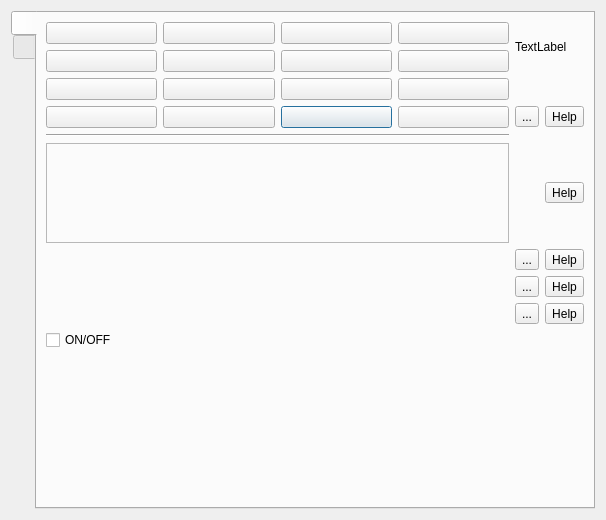
<?xml version="1.0" encoding="UTF-8"?>
<ui version="4.0">
 <class>Dialog</class>
 <widget class="QDialog" name="Dialog">
  <property name="geometry">
   <rect>
    <x>0</x>
    <y>0</y>
    <width>606</width>
    <height>520</height>
   </rect>
  </property>
  <property name="minimumSize">
   <size>
    <width>0</width>
    <height>520</height>
   </size>
  </property>
  <property name="windowTitle">
   <string>vokoShowClick</string>
  </property>
  <layout class="QVBoxLayout" name="verticalLayout_5">
   <item>
    <widget class="QTabWidget" name="tabWidget">
     <property name="tabPosition">
      <enum>QTabWidget::West</enum>
     </property>
     <property name="currentIndex">
      <number>0</number>
     </property>
     <property name="iconSize">
      <size>
       <width>64</width>
       <height>64</height>
      </size>
     </property>
     <widget class="QWidget" name="tabSidebarClick">
      <attribute name="icon">
       <iconset resource="../showclick.qrc">
        <normaloff>:/pictures/showclick/farbeimer-gruen.png</normaloff>:/pictures/showclick/farbeimer-gruen.png</iconset>
      </attribute>
      <attribute name="title">
       <string notr="true"/>
      </attribute>
      <layout class="QVBoxLayout" name="verticalLayout_3">
       <item>
        <layout class="QVBoxLayout" name="verticalLayout">
         <property name="sizeConstraint">
          <enum>QLayout::SetDefaultConstraint</enum>
         </property>
         <item>
          <layout class="QGridLayout" name="gridLayout">
           <item row="3" column="2">
            <widget class="QPushButton" name="pushButton_gray">
             <property name="text">
              <string/>
             </property>
            </widget>
           </item>
           <item row="2" column="2">
            <widget class="QPushButton" name="pushButton_yellow">
             <property name="text">
              <string/>
             </property>
            </widget>
           </item>
           <item row="3" column="6">
            <widget class="QToolButton" name="help_click_color">
             <property name="text">
              <string notr="true">Help</string>
             </property>
             <property name="icon">
              <iconset resource="../showclick.qrc">
               <normaloff>:/pictures/showclick/information.png</normaloff>:/pictures/showclick/information.png</iconset>
             </property>
            </widget>
           </item>
           <item row="0" column="0">
            <widget class="QPushButton" name="pushButton_white">
             <property name="text">
              <string/>
             </property>
            </widget>
           </item>
           <item row="3" column="5">
            <widget class="QToolButton" name="toolButtonColorDefault">
             <property name="text">
              <string>...</string>
             </property>
             <property name="icon">
              <iconset resource="../showclick.qrc">
               <normaloff>:/pictures/showclick/undo.png</normaloff>:/pictures/showclick/undo.png</iconset>
             </property>
            </widget>
           </item>
           <item row="4" column="0" colspan="4">
            <widget class="Line" name="line">
             <property name="orientation">
              <enum>Qt::Horizontal</enum>
             </property>
            </widget>
           </item>
           <item row="3" column="1">
            <widget class="QPushButton" name="pushButton_darkBlue">
             <property name="text">
              <string/>
             </property>
            </widget>
           </item>
           <item row="3" column="3">
            <widget class="QPushButton" name="pushButton_darkGray">
             <property name="text">
              <string/>
             </property>
            </widget>
           </item>
           <item row="0" column="1">
            <widget class="QPushButton" name="pushButton_black">
             <property name="autoFillBackground">
              <bool>false</bool>
             </property>
             <property name="text">
              <string/>
             </property>
            </widget>
           </item>
           <item row="0" column="3">
            <widget class="QPushButton" name="pushButton_darkCyan">
             <property name="text">
              <string/>
             </property>
            </widget>
           </item>
           <item row="2" column="3">
            <widget class="QPushButton" name="pushButton_darkYellow">
             <property name="text">
              <string/>
             </property>
            </widget>
           </item>
           <item row="1" column="0">
            <widget class="QPushButton" name="pushButton_red">
             <property name="text">
              <string/>
             </property>
            </widget>
           </item>
           <item row="1" column="2">
            <widget class="QPushButton" name="pushButton_magenta">
             <property name="text">
              <string/>
             </property>
            </widget>
           </item>
           <item row="1" column="3">
            <widget class="QPushButton" name="pushButton_darkMagenta">
             <property name="text">
              <string/>
             </property>
            </widget>
           </item>
           <item row="2" column="0">
            <widget class="QPushButton" name="pushButton_green">
             <property name="text">
              <string/>
             </property>
            </widget>
           </item>
           <item row="2" column="1">
            <widget class="QPushButton" name="pushButton_darkGreen">
             <property name="text">
              <string/>
             </property>
            </widget>
           </item>
           <item row="1" column="1">
            <widget class="QPushButton" name="pushButton_darkRed">
             <property name="text">
              <string/>
             </property>
            </widget>
           </item>
           <item row="3" column="0">
            <widget class="QPushButton" name="pushButton_blue">
             <property name="text">
              <string/>
             </property>
            </widget>
           </item>
           <item row="0" column="2">
            <widget class="QPushButton" name="pushButton_cyan">
             <property name="text">
              <string/>
             </property>
            </widget>
           </item>
           <item row="0" column="5" rowspan="2" colspan="2">
            <widget class="QLabel" name="labelOS">
             <property name="text">
              <string>TextLabel</string>
             </property>
            </widget>
           </item>
          </layout>
         </item>
         <item>
          <layout class="QGridLayout" name="gridLayout_3">
           <item row="2" column="0" alignment="Qt::AlignHCenter">
            <widget class="QLabel" name="label_7">
             <property name="maximumSize">
              <size>
               <width>34</width>
               <height>13</height>
              </size>
             </property>
             <property name="text">
              <string/>
             </property>
             <property name="pixmap">
              <pixmap resource="../showclick.qrc">:/pictures/showclick/transparenz.png</pixmap>
             </property>
             <property name="scaledContents">
              <bool>true</bool>
             </property>
            </widget>
           </item>
           <item row="2" column="1">
            <layout class="QHBoxLayout" name="horizontalLayoutOpacity"/>
           </item>
           <item row="2" column="2">
            <widget class="QToolButton" name="toolButtonSliderOpacityDefault">
             <property name="text">
              <string>...</string>
             </property>
             <property name="icon">
              <iconset resource="../showclick.qrc">
               <normaloff>:/pictures/showclick/undo.png</normaloff>:/pictures/showclick/undo.png</iconset>
             </property>
            </widget>
           </item>
           <item row="1" column="0" alignment="Qt::AlignHCenter">
            <widget class="QLabel" name="label_6">
             <property name="maximumSize">
              <size>
               <width>34</width>
               <height>13</height>
              </size>
             </property>
             <property name="text">
              <string/>
             </property>
             <property name="pixmap">
              <pixmap resource="../showclick.qrc">:/pictures/showclick/cursor.png</pixmap>
             </property>
             <property name="scaledContents">
              <bool>true</bool>
             </property>
            </widget>
           </item>
           <item row="3" column="0" alignment="Qt::AlignHCenter">
            <widget class="QLabel" name="label_4">
             <property name="minimumSize">
              <size>
               <width>25</width>
               <height>0</height>
              </size>
             </property>
             <property name="maximumSize">
              <size>
               <width>25</width>
               <height>34</height>
              </size>
             </property>
             <property name="sizeIncrement">
              <size>
               <width>0</width>
               <height>0</height>
              </size>
             </property>
             <property name="text">
              <string/>
             </property>
             <property name="pixmap">
              <pixmap resource="../showclick.qrc">:/pictures/showclick/sandglass.png</pixmap>
             </property>
             <property name="scaledContents">
              <bool>true</bool>
             </property>
             <property name="margin">
              <number>0</number>
             </property>
            </widget>
           </item>
           <item row="0" column="3" alignment="Qt::AlignVCenter">
            <widget class="QToolButton" name="help_click_preview">
             <property name="text">
              <string notr="true">Help</string>
             </property>
             <property name="icon">
              <iconset resource="../showclick.qrc">
               <normaloff>:/pictures/showclick/information.png</normaloff>:/pictures/showclick/information.png</iconset>
             </property>
            </widget>
           </item>
           <item row="1" column="2">
            <widget class="QToolButton" name="toolButtonSliderCircleDefault">
             <property name="text">
              <string>...</string>
             </property>
             <property name="icon">
              <iconset resource="../showclick.qrc">
               <normaloff>:/pictures/showclick/undo.png</normaloff>:/pictures/showclick/undo.png</iconset>
             </property>
            </widget>
           </item>
           <item row="2" column="3">
            <widget class="QToolButton" name="help_click_opacity">
             <property name="text">
              <string notr="true">Help</string>
             </property>
             <property name="icon">
              <iconset resource="../showclick.qrc">
               <normaloff>:/pictures/showclick/information.png</normaloff>:/pictures/showclick/information.png</iconset>
             </property>
            </widget>
           </item>
           <item row="1" column="3">
            <widget class="QToolButton" name="help_click_circle">
             <property name="text">
              <string notr="true">Help</string>
             </property>
             <property name="icon">
              <iconset resource="../showclick.qrc">
               <normaloff>:/pictures/showclick/information.png</normaloff>:/pictures/showclick/information.png</iconset>
             </property>
            </widget>
           </item>
           <item row="3" column="3">
            <widget class="QToolButton" name="help_click_time">
             <property name="text">
              <string notr="true">Help</string>
             </property>
             <property name="icon">
              <iconset resource="../showclick.qrc">
               <normaloff>:/pictures/showclick/information.png</normaloff>:/pictures/showclick/information.png</iconset>
             </property>
            </widget>
           </item>
           <item row="0" column="0" colspan="2">
            <widget class="QFrame" name="frame_3">
             <property name="sizePolicy">
              <sizepolicy hsizetype="Preferred" vsizetype="Fixed">
               <horstretch>0</horstretch>
               <verstretch>0</verstretch>
              </sizepolicy>
             </property>
             <property name="minimumSize">
              <size>
               <width>0</width>
               <height>100</height>
              </size>
             </property>
             <property name="frameShape">
              <enum>QFrame::StyledPanel</enum>
             </property>
             <property name="frameShadow">
              <enum>QFrame::Raised</enum>
             </property>
             <layout class="QHBoxLayout" name="horizontalLayout_9"/>
            </widget>
           </item>
           <item row="3" column="2">
            <widget class="QToolButton" name="toolButtonShowTimeDefault">
             <property name="text">
              <string>...</string>
             </property>
             <property name="icon">
              <iconset resource="../showclick.qrc">
               <normaloff>:/pictures/showclick/undo.png</normaloff>:/pictures/showclick/undo.png</iconset>
             </property>
            </widget>
           </item>
           <item row="1" column="1">
            <layout class="QHBoxLayout" name="horizontalLayoutCircle"/>
           </item>
           <item row="3" column="1">
            <layout class="QHBoxLayout" name="horizontalLayoutShowtime"/>
           </item>
          </layout>
         </item>
         <item>
          <layout class="QVBoxLayout" name="verticalLayout_4">
           <item>
            <widget class="QCheckBox" name="checkBoxPointerOnOff">
             <property name="text">
              <string>ON/OFF</string>
             </property>
            </widget>
           </item>
          </layout>
         </item>
         <item>
          <spacer name="verticalSpacer_2">
           <property name="orientation">
            <enum>Qt::Vertical</enum>
           </property>
           <property name="sizeType">
            <enum>QSizePolicy::Expanding</enum>
           </property>
           <property name="sizeHint" stdset="0">
            <size>
             <width>20</width>
             <height>40</height>
            </size>
           </property>
          </spacer>
         </item>
        </layout>
       </item>
      </layout>
     </widget>
     <widget class="QWidget" name="tab_2">
      <attribute name="icon">
       <iconset resource="../showclick.qrc">
        <normaloff>:/pictures/showclick/person-green.png</normaloff>:/pictures/showclick/person-green.png</iconset>
      </attribute>
      <attribute name="title">
       <string notr="true"/>
      </attribute>
      <layout class="QVBoxLayout" name="verticalLayout_2">
       <item>
        <spacer name="verticalSpacer_3">
         <property name="orientation">
          <enum>Qt::Vertical</enum>
         </property>
         <property name="sizeHint" stdset="0">
          <size>
           <width>20</width>
           <height>40</height>
          </size>
         </property>
        </spacer>
       </item>
       <item>
        <layout class="QGridLayout" name="gridLayout_7">
         <item row="2" column="5">
          <spacer name="horizontalSpacer_4">
           <property name="orientation">
            <enum>Qt::Horizontal</enum>
           </property>
           <property name="sizeHint" stdset="0">
            <size>
             <width>40</width>
             <height>20</height>
            </size>
           </property>
          </spacer>
         </item>
         <item row="2" column="2" alignment="Qt::AlignHCenter">
          <widget class="QToolButton" name="toolButtonHomepage">
           <property name="text">
            <string notr="true"/>
           </property>
           <property name="icon">
            <iconset resource="../showclick.qrc">
             <normaloff>:/pictures/showclick/go-home.png</normaloff>:/pictures/showclick/go-home.png</iconset>
           </property>
           <property name="iconSize">
            <size>
             <width>64</width>
             <height>64</height>
            </size>
           </property>
           <property name="autoRaise">
            <bool>true</bool>
           </property>
          </widget>
         </item>
         <item row="2" column="0">
          <spacer name="horizontalSpacer_2">
           <property name="orientation">
            <enum>Qt::Horizontal</enum>
           </property>
           <property name="sizeHint" stdset="0">
            <size>
             <width>40</width>
             <height>20</height>
            </size>
           </property>
          </spacer>
         </item>
         <item row="3" column="2">
          <spacer name="verticalSpacer_7">
           <property name="orientation">
            <enum>Qt::Vertical</enum>
           </property>
           <property name="sizeHint" stdset="0">
            <size>
             <width>20</width>
             <height>40</height>
            </size>
           </property>
          </spacer>
         </item>
         <item row="2" column="1" alignment="Qt::AlignHCenter">
          <widget class="QToolButton" name="toolButtonDonate">
           <property name="text">
            <string notr="true"/>
           </property>
           <property name="icon">
            <iconset resource="../showclick.qrc">
             <normaloff>:/pictures/showclick/donate.png</normaloff>:/pictures/showclick/donate.png</iconset>
           </property>
           <property name="iconSize">
            <size>
             <width>64</width>
             <height>64</height>
            </size>
           </property>
           <property name="autoRaise">
            <bool>true</bool>
           </property>
          </widget>
         </item>
         <item row="0" column="2" colspan="2">
          <widget class="QToolButton" name="toolButtonAuthor">
           <property name="text">
            <string notr="true"/>
           </property>
           <property name="icon">
            <iconset resource="../showclick.qrc">
             <normaloff>:/pictures/showclick/author.png</normaloff>:/pictures/showclick/author.png</iconset>
           </property>
           <property name="iconSize">
            <size>
             <width>128</width>
             <height>128</height>
            </size>
           </property>
           <property name="autoRaise">
            <bool>true</bool>
           </property>
          </widget>
         </item>
         <item row="2" column="4">
          <widget class="QToolButton" name="toolButtonLicense">
           <property name="text">
            <string notr="true"/>
           </property>
           <property name="icon">
            <iconset resource="../showclick.qrc">
             <normaloff>:/pictures/showclick/copyright.png</normaloff>:/pictures/showclick/copyright.png</iconset>
           </property>
           <property name="iconSize">
            <size>
             <width>64</width>
             <height>64</height>
            </size>
           </property>
           <property name="shortcut">
            <string notr="true"/>
           </property>
           <property name="autoRaise">
            <bool>true</bool>
           </property>
          </widget>
         </item>
         <item row="2" column="3">
          <widget class="QToolButton" name="toolButtonSource">
           <property name="text">
            <string>...</string>
           </property>
           <property name="icon">
            <iconset resource="../showclick.qrc">
             <normaloff>:/pictures/showclick/github.png</normaloff>:/pictures/showclick/github.png</iconset>
           </property>
           <property name="iconSize">
            <size>
             <width>64</width>
             <height>64</height>
            </size>
           </property>
           <property name="autoRaise">
            <bool>true</bool>
           </property>
          </widget>
         </item>
         <item row="1" column="3">
          <spacer name="verticalSpacer_5">
           <property name="orientation">
            <enum>Qt::Vertical</enum>
           </property>
           <property name="sizeHint" stdset="0">
            <size>
             <width>20</width>
             <height>40</height>
            </size>
           </property>
          </spacer>
         </item>
         <item row="4" column="1" colspan="4">
          <layout class="QHBoxLayout" name="horizontalLayout">
           <item>
            <spacer name="horizontalSpacer">
             <property name="orientation">
              <enum>Qt::Horizontal</enum>
             </property>
             <property name="sizeType">
              <enum>QSizePolicy::Minimum</enum>
             </property>
             <property name="sizeHint" stdset="0">
              <size>
               <width>40</width>
               <height>20</height>
              </size>
             </property>
            </spacer>
           </item>
           <item>
            <widget class="QComboBox" name="comboBoxOnlineHelp"/>
           </item>
           <item>
            <widget class="QToolButton" name="toolButton">
             <property name="text">
              <string>...</string>
             </property>
             <property name="icon">
              <iconset resource="../showclick.qrc">
               <normaloff>:/pictures/showclick/information.png</normaloff>:/pictures/showclick/information.png</iconset>
             </property>
            </widget>
           </item>
           <item>
            <spacer name="horizontalSpacer_3">
             <property name="orientation">
              <enum>Qt::Horizontal</enum>
             </property>
             <property name="sizeType">
              <enum>QSizePolicy::Minimum</enum>
             </property>
             <property name="sizeHint" stdset="0">
              <size>
               <width>40</width>
               <height>20</height>
              </size>
             </property>
            </spacer>
           </item>
          </layout>
         </item>
        </layout>
       </item>
       <item>
        <spacer name="verticalSpacer">
         <property name="orientation">
          <enum>Qt::Vertical</enum>
         </property>
         <property name="sizeHint" stdset="0">
          <size>
           <width>20</width>
           <height>40</height>
          </size>
         </property>
        </spacer>
       </item>
       <item>
        <spacer name="verticalSpacer_6">
         <property name="orientation">
          <enum>Qt::Vertical</enum>
         </property>
         <property name="sizeHint" stdset="0">
          <size>
           <width>20</width>
           <height>40</height>
          </size>
         </property>
        </spacer>
       </item>
       <item>
        <spacer name="verticalSpacer_4">
         <property name="orientation">
          <enum>Qt::Vertical</enum>
         </property>
         <property name="sizeHint" stdset="0">
          <size>
           <width>20</width>
           <height>40</height>
          </size>
         </property>
        </spacer>
       </item>
      </layout>
     </widget>
    </widget>
   </item>
  </layout>
 </widget>
 <resources>
  <include location="../showclick.qrc"/>
 </resources>
 <connections/>
</ui>
